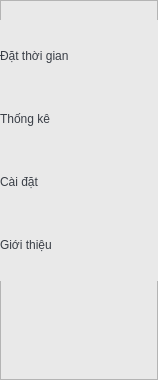
   <widget class="QFrame" name="frame">
    <property name="geometry">
     <rect>
      <x>0</x>
      <y>0</y>
      <width>158</width>
      <height>380</height>
     </rect>
    </property>
    <property name="layoutDirection">
     <enum>Qt::LeftToRight</enum>
    </property>
    <property name="autoFillBackground">
     <bool>false</bool>
    </property>
    <property name="styleSheet">
     <string notr="true">background-color: rgb(233, 233, 233)</string>
    </property>
    <property name="frameShape">
     <enum>QFrame::StyledPanel</enum>
    </property>
    <property name="frameShadow">
     <enum>QFrame::Raised</enum>
    </property>
    <widget class="QWidget" name="verticalLayoutWidget">
     <property name="geometry">
      <rect>
       <x>0</x>
       <y>20</y>
       <width>158</width>
       <height>261</height>
      </rect>
     </property>
     <layout class="QVBoxLayout" name="frameLayout">
      <item>
       <widget class="QPushButton" name="btn_left1">
        <property name="maximumSize">
         <size>
          <width>158</width>
          <height>43</height>
         </size>
        </property>
        <property name="styleSheet">
         <string notr="true">QPushButton{
	color: rgb(57, 62, 70);
	font: 15pt &quot;MS Shell Dlg 2&quot;;
	border: 0px;
	text-align: left
}
QPushButton:hover{
	background-color: rgb(191, 191, 191)
}</string>
        </property>
        <property name="text">
         <string>Đặt thời gian</string>
        </property>
        <property name="icon">
         <iconset resource="../qrc/icon.qrc">
          <normaloff>:/icon/time.png</normaloff>:/icon/time.png</iconset>
        </property>
        <property name="iconSize">
         <size>
          <width>36</width>
          <height>36</height>
         </size>
        </property>
       </widget>
      </item>
      <item>
       <widget class="QPushButton" name="btn_left2">
        <property name="maximumSize">
         <size>
          <width>158</width>
          <height>43</height>
         </size>
        </property>
        <property name="styleSheet">
         <string notr="true">QPushButton{
	color: rgb(57, 62, 70);
	font: 15pt &quot;MS Shell Dlg 2&quot;;
	border: 0px;
	text-align: left
}
QPushButton:hover{
	background-color: rgb(191, 191, 191)
}</string>
        </property>
        <property name="text">
         <string>Thống kê</string>
        </property>
        <property name="icon">
         <iconset resource="../qrc/icon.qrc">
          <normaloff>:/icon/chart.png</normaloff>:/icon/chart.png</iconset>
        </property>
        <property name="iconSize">
         <size>
          <width>36</width>
          <height>36</height>
         </size>
        </property>
       </widget>
      </item>
      <item>
       <widget class="QPushButton" name="btn_left3">
        <property name="maximumSize">
         <size>
          <width>158</width>
          <height>43</height>
         </size>
        </property>
        <property name="styleSheet">
         <string notr="true">QPushButton{
	color: rgb(57, 62, 70);
	font: 15pt &quot;MS Shell Dlg 2&quot;;
	border: 0px;
	text-align: left
}
QPushButton:hover{
	background-color: rgb(191, 191, 191)
}</string>
        </property>
        <property name="text">
         <string>Cài đặt</string>
        </property>
        <property name="icon">
         <iconset resource="../qrc/icon.qrc">
          <normaloff>:/icon/setting.png</normaloff>:/icon/setting.png</iconset>
        </property>
        <property name="iconSize">
         <size>
          <width>36</width>
          <height>36</height>
         </size>
        </property>
       </widget>
      </item>
      <item>
       <widget class="QPushButton" name="btn_left4">
        <property name="maximumSize">
         <size>
          <width>158</width>
          <height>43</height>
         </size>
        </property>
        <property name="styleSheet">
         <string notr="true">QPushButton{
	color: rgb(57, 62, 70);
	font: 15pt &quot;MS Shell Dlg 2&quot;;
	border: 0px;
	text-align: left
}
QPushButton:hover{
	background-color: rgb(191, 191, 191)
}</string>
        </property>
        <property name="text">
         <string>Giới thiệu</string>
        </property>
        <property name="icon">
         <iconset resource="../qrc/icon.qrc">
          <normaloff>:/icon/about.png</normaloff>:/icon/about.png</iconset>
        </property>
        <property name="iconSize">
         <size>
          <width>36</width>
          <height>36</height>
         </size>
        </property>
       </widget>
      </item>
     </layout>
    </widget>
   </widget>
